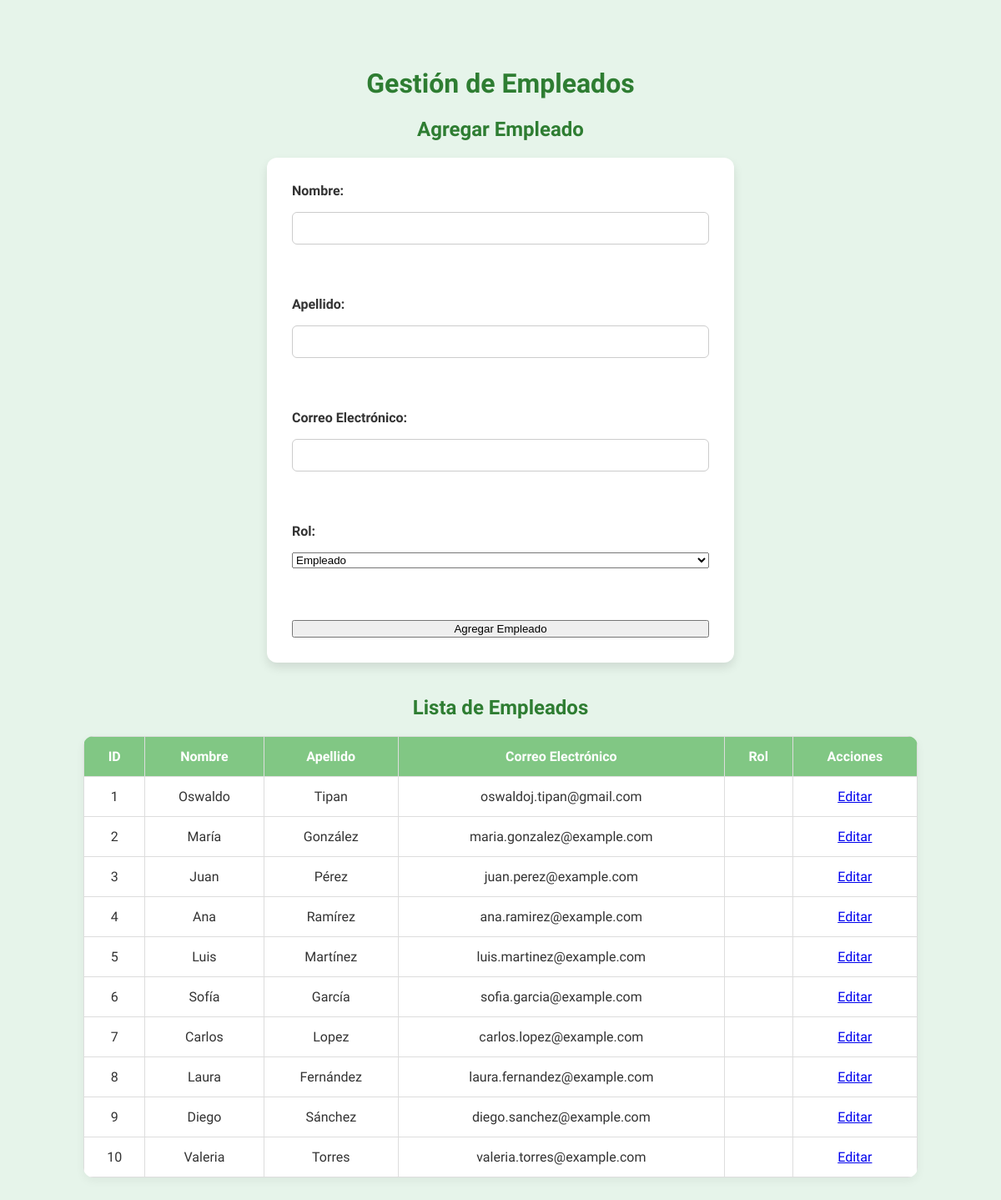
The app's page /pages/editUser.php, older data.
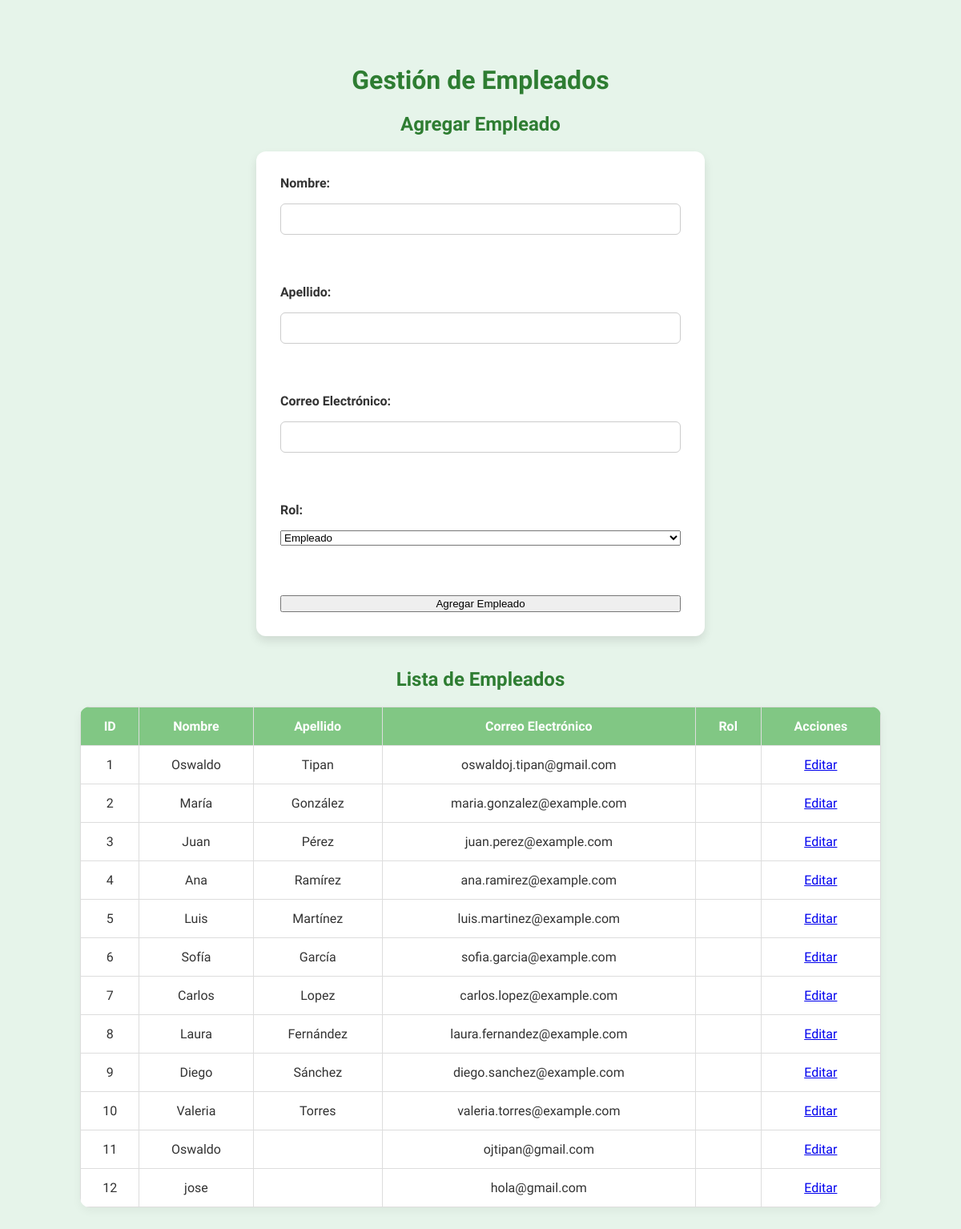
The same page, newer data.
### tables this page shows
CREATE TABLE `user` (
  `idUser` int(11) NOT NULL,
  `firstName` varchar(50) DEFAULT NULL,
  `lastName` varchar(50) DEFAULT NULL,
  `email` varchar(100) DEFAULT NULL,
  `password` varchar(255) DEFAULT NULL
);

### pages/editUser.php (the view, shortened to what this page needs)
<?php
include_once "../server/conexion.php";
$sql = "SELECT * FROM `user`";
$result = $conn->query($sql);
$editUser = isset($_GET['idUser']) ? $_GET['idUser'] : null;
?>
<!DOCTYPE html>
<html lang="es">
<head>
    <link rel="stylesheet" href="../assests/css/editUserStyle.css">
</head>
<body>
    <div class="container">
    <h1>Gestión de Empleados</h1>
    <h2><?php echo $editUser ? 'Editar' : 'Agregar'; ?> Empleado</h2>
    <form id="employeeForm" method="POST" action="../server/<?php echo $editUser ? 'updateUser.php' : 'addUser.php'; ?>">
        <label for="firstName">Nombre:</label>
        <input type="text" id="firstName" name="firstName" value="<?php echo $editUser ? $userData['firstName'] : ''; ?>" required><br><br>
        <label for="lastName">Apellido:</label>
        <input type="text" id="lastName" name="lastName" value="<?php echo $editUser ? $userData['lastName'] : ''; ?>" required><br><br>
        <label for="email">Correo Electrónico:</label>
        <input type="email" id="email" name="email" value="<?php echo $editUser ? $userData['email'] : ''; ?>" required><br><br>
        <label for="role">Rol:</label>
        <select id="role" name="role" required>
            <option value="Empleado" <?php echo $editUser && $userData['role'] == 'Empleado' ? 'selected' : ''; ?>>Empleado</option>
        </select><br><br>
        <button type="submit"><?php echo $editUser ? 'Actualizar' : 'Agregar'; ?> Empleado</button>
    </form>
    <h2>Lista de Empleados</h2>
    <table id="employeeList">
        <thead>
            <tr>
                <th>ID</th>
                <th>Nombre</th>
                <th>Apellido</th>
                <th>Correo Electrónico</th>
                <th>Rol</th>
                <th>Acciones</th>
            </tr>
        </thead>
        <tbody>
            <?php while ($row = $result->fetch_assoc()): ?>
                <tr>
                    <td><?php echo $row['idUser']; ?></td>
                    <td><?php echo $row['firstName']; ?></td>
                    <td><?php echo $row['lastName']; ?></td>
                    <td><?php echo $row['email']; ?></td>
                    <td><?php echo $row['role']; ?></td>
                    <td>
                        <a href="editUser.php?idUser=<?php echo $row['idUser']; ?>">Editar</a>
                    </td>
                </tr>
            <?php endwhile; ?>
        </tbody>
    </table>
    </div>
</body>
</html>

Row changes from the older to the newer data that the page shows:
added user: idUser "11", firstName "Oswaldo", email "ojtipan@gmail.com"
added user: idUser "12", firstName "jose", email "hola@gmail.com"
